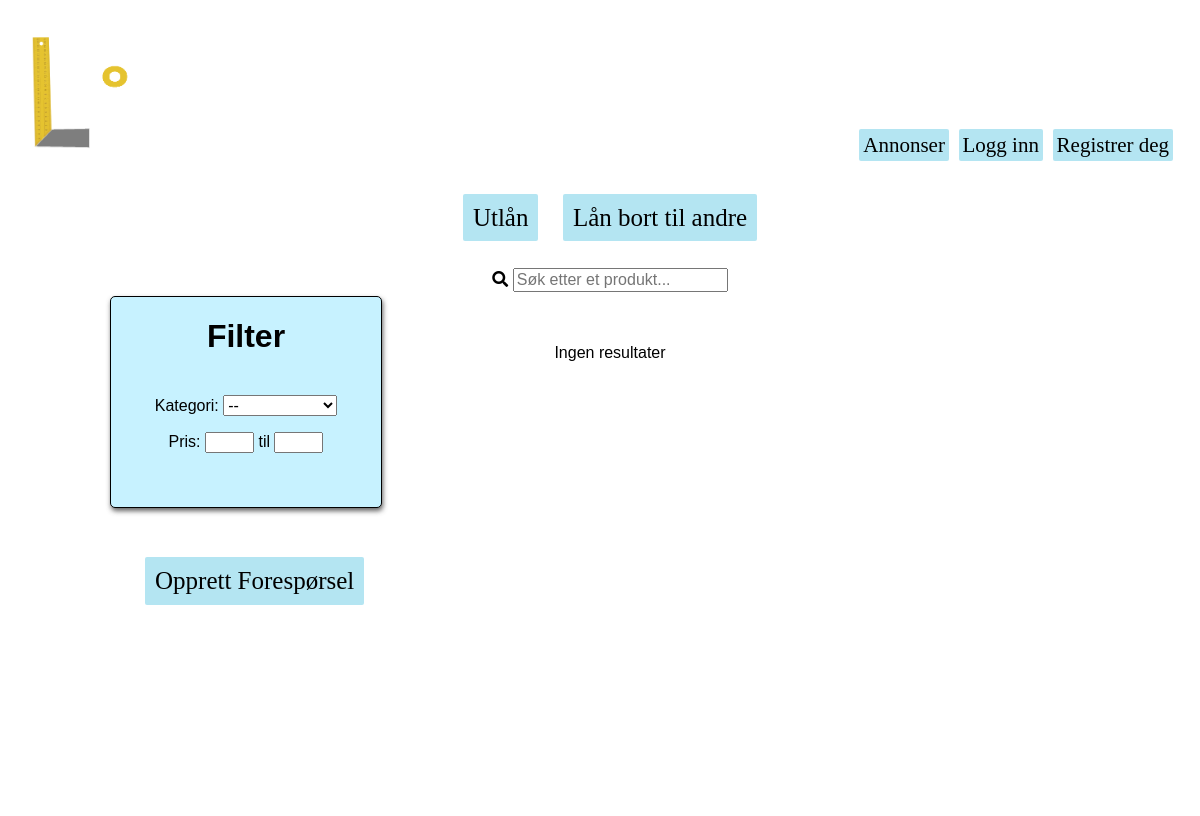
The page /homepage/listing/overview/lånbort on the database as committed earlier.
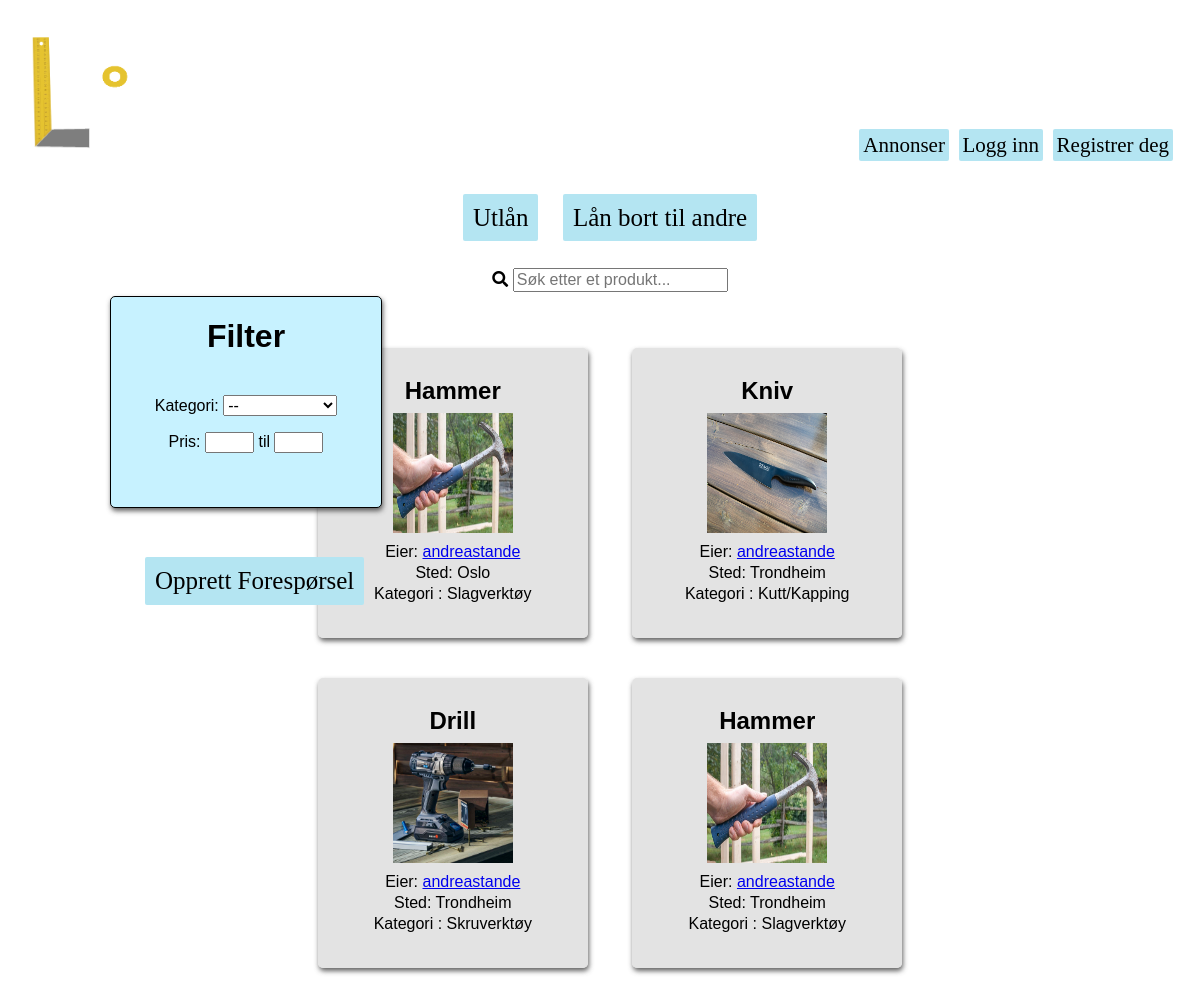
The same page on the database as committed later.
### homepage/models.py (models this page shows, shortened)
class Listing(models.Model):
    owner = models.ForeignKey(User, verbose_name = 'User', on_delete=models.CASCADE, null=True) #user burde kanskje endres til settings.AUTH_USER_MODEL. må i så fall django.conf import settings
    title = models.CharField(max_length=50, verbose_name="Tittel")
    image = models.ImageField(upload_to='images/', null=True)
    loaned = models.BooleanField(default=False, verbose_name="Utlånt?")
    price = models.PositiveSmallIntegerField(verbose_name='Pris', default=0)
    location = models.CharField(max_length=100, verbose_name="Sted") #burde kanskje være annet enn CharField. Gjør det vanskelig å sortere etter denne attributten
    description = models.TextField(verbose_name="Beskrivelse")
    wantToLoan = models.BooleanField(default=False, verbose_name="Ønskes lånt?")
    SW = 1
    PT = 2
    WD = 3
    CT = 4
    SV = 5
    BO = 6
    OT = 7
    CATEGORY_CHOICES = (
        (SW, 'Saging'),
        (PT, 'Maling'),
        (WD, 'Sveising'),
        (CT, 'Kutt/Kapping'),
        (SV, 'Skruverktøy'),
        (BO, 'Slagverktøy'),
        (OT, 'Annet'),
    )
    category = models.PositiveSmallIntegerField(
        choices = CATEGORY_CHOICES,
        default = OT,
        verbose_name="Kategori",
    )

### homepage/views.py (the view, shortened to what this page needs)
# urls.py: path('listing/overview/<str:loan>', views.listing_overview, name='listing_overview'),
def listing_overview(request, loan):
    if loan=="utlån":
        ctx = {}
        q = request.GET.get('q', '')
        qs = request.GET.get('qs', '')
        min_price = request.GET.get('min_price', '')
        max_price = request.GET.get('max_price', '')
        if min_price == '':
            min_price = 0
        if qs and not max_price:
            searchedListings = Listing.objects.filter(Q(title__icontains=q) | Q(location__icontains=q), category=qs, price__range=(min_price, 9999), wantToLoan=False)
        elif qs and max_price:
            searchedListings = Listing.objects.filter(Q(title__icontains=q) | Q(location__icontains=q), category=qs, price__range=(min_price, max_price), wantToLoan=False)
        elif not qs and not max_price:
            searchedListings = Listing.objects.filter(Q(title__icontains=q) | Q(location__icontains=q), price__range=(min_price, 9999), wantToLoan=False)
        elif not qs and max_price:
            searchedListings = Listing.objects.filter(Q(title__icontains=q) | Q(location__icontains=q), price__range=(min_price, max_price), wantToLoan=False)
        else:
            searchedListings = Listing.objects.filter(Q(title__icontains=q) | Q(location__icontains=q), wantToLoan=False)
        ctx["searchedListings"] = searchedListings
        does_req_accept_json = request.accepts("application/json")
        is_ajax_request = request.headers.get("x-requested-with") == "XMLHttpRequest" and does_req_accept_json
        if is_ajax_request:
            html = render_to_string(
                template_name="listing_overview_loan_partial.html",
                context={'searchedListings':searchedListings}
            )
            data_dict = {"html_from_view": html}
            return JsonResponse(data=data_dict, safe=False)
        return render(request, 'homepage/listing_overview_loan.html', context=ctx)
    elif loan=="lånbort":
        ctx = {}
        q = request.GET.get('q', '')
        qs = request.GET.get('qs', '')
        min_price = request.GET.get('min_price', '')
        max_price = request.GET.get('max_price', '')
        if min_price == '':
            min_price = 0
        if qs and not max_price:
            searchedListings = Listing.objects.filter(Q(title__icontains=q) | Q(location__icontains=q), category=qs, price__range=(min_price, 9999), wantToLoan=True)
        elif qs and max_price:
            searchedListings = Listing.objects.filter(Q(title__icontains=q) | Q(location__icontains=q), category=qs, price__range=(min_price, max_price), wantToLoan=True)
        elif not qs and not max_price:
            searchedListings = Listing.objects.filter(Q(title__icontains=q) | Q(location__icontains=q), price__range=(min_price, 9999), wantToLoan=True)
        elif not qs and max_price:
            searchedListings = Listing.objects.filter(Q(title__icontains=q) | Q(location__icontains=q), price__range=(min_price, max_price), wantToLoan=True)
        else:
            searchedListings = Listing.objects.filter(Q(title__icontains=q) | Q(location__icontains=q), wantToLoan=True)
        ctx["searchedListings"] = searchedListings
        does_req_accept_json = request.accepts("application/json")
        is_ajax_request = request.headers.get("x-requested-with") == "XMLHttpRequest" and does_req_accept_json
        return render(request, 'homepage/listing_overview_loan_to.html', context=ctx)

### homepage/templates/homepage/listing_overview_loan_to.html (shortened to what this page needs)
{% extends "users/base.html" %}
{% block content %}
    <div class="row">
        <div class="column left" style="position:relative; left:100px">
            <div class="filtersquare" style = "position:fixed;">
                <h1>Filter</h1>
                <form action="" method="GET">
                    <br>
                    <label>Kategori: </label>
                    <select id="category-choice2" name="qs" style="font-size: 16px;">
                        <option value="">--</option>
                    </select>
                    <label>Pris: </label>
                    <input type="text" id="min-price2" min="0" name="min_price" maxlength="4" size="3" >
                    til <input type="text" id="max-price2" name="max_price" maxlength="4" size="3">
                </form>
            </div>
            <br>
            <br>
            <a href="{% url 'homepage:add_listing' 'lånbort' %}" style = "position:fixed;" class="knappAnnonse">Opprett Forespørsel</a>
        </div>
        <div class="column middle">
            <br>
            <form action="" method="POST">
                <a href="{% url 'homepage:listing_overview' 'utlån' %}" class="bigButton">Utlån</a>
                <a href="{% url 'homepage:listing_overview' 'lånbort' %}" class="bigButton">Lån bort til andre</a>
            </form>
            <br>
            <br>
            <form action="" method="GET">
                <i id="search-icon2" class="fas fa-search"></i>
                <input id="user-input2" type="text" placeholder="Søk etter et produkt..." name="q" style="font-size: 16px;">
            </form>
            <br>
            <br>
        </div>
        <div id="replaceable-content2" class="column middle">
            {% include 'listing_overview_loan_to_partial.html' %}
        </div>
        </div class="column right"></div>
{% endblock content %}

### homepage/templates/homepage/listing_overview_loan_to_partial.html
{% if searchedListings %}
    {% for listing in searchedListings %}
        <div class="listingDIV">
            <a href="{% url 'homepage:listing' listing_id=listing.id %}" class="listingLink">invisible link!</a>
            <div class="listingContent">
                <h2>{{listing.title}}</h2>
                <div class="listingImg">
                    <img src="{{listing.image.url}} " width="120px" height="120px" />
                </div>
                <p>Eier:   <a href="{% url 'users:profile' listing.owner %}">  <a href="{% url 'users:profile' listing.owner %}">{{listing.owner}}</a> </a> </p>
                <p>Sted: {{listing.location}}</p>
                <p>Kategori : {{listing.get_category_display}}</p>
                <br>
            </div>
        </div>
    {% endfor %}
{% else %}
        <p>Ingen resultater</p>
{% endif %}

Rows that differ between the two databases and show on the page:
added Listing: title "Hammer", image (picture), owner "andreastande", location "Oslo", category "Slagverktøy"
added Listing: title "Kniv", image (picture), owner "andreastande", location "Trondheim", category "Kutt/Kapping"
added Listing: title "Drill", image (picture), owner "andreastande", location "Trondheim", category "Skruverktøy"
added Listing: title "Hammer", image (picture), owner "andreastande", location "Trondheim", category "Slagverktøy"
Other text that changed with them:
text no longer shown: "Ingen resultater"
